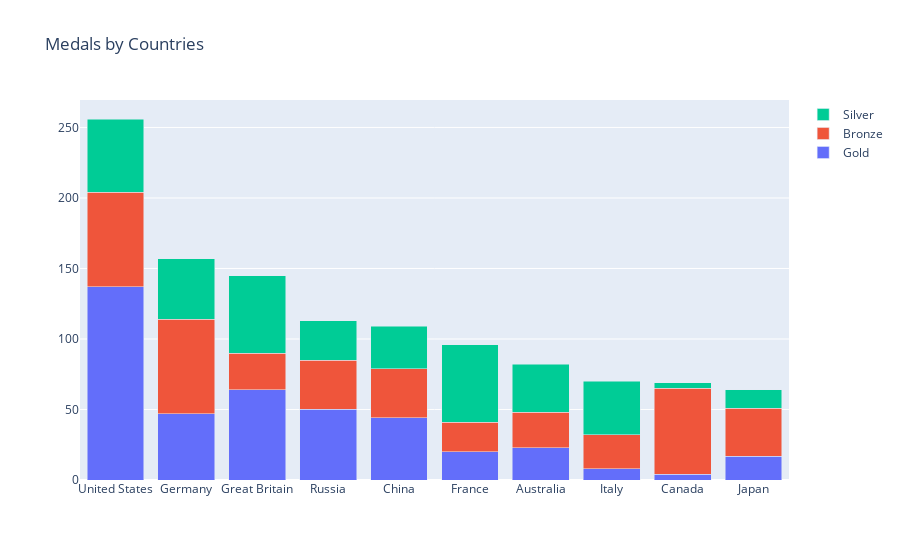

The notebook cell saved with this chart:
### Code cell
import plotly.graph_objects as go
traces = []
for column in ['Gold', 'Bronze', 'Silver']:
    trace = go.Bar(x = medals.index, y = medals[column], name = column)
    traces.append(trace)
layout = go.Layout(title = 'Medals by Countries', barmode = 'stack')
fig = go.Figure(data = traces, layout = layout)
fig.show()

### Figure 1 — Plotly figure (JSON) as saved in the notebook; plotly's stock layout.template omitted (floating-point values rounded to 4 significant figures)
{"data": [{"name": "Gold", "type": "bar", "x": ["United States", "Germany", "Great Britain", "Russia", "China", "France", "Australia", "Italy", "Canada", "Japan"], "y": [137, 47, 64, 50, 44, 20, 23, 8, 4, 17]}, {"name": "Bronze", "type": "bar", "x": ["United States", "Germany", "Great Britain", "Russia", "China", "France", "Australia", "Italy", "Canada", "Japan"], "y": [67, 67, 26, 35, 35, 21, 25, 24, 61, 34]}, {"name": "Silver", "type": "bar", "x": ["United States", "Germany", "Great Britain", "Russia", "China", "France", "Australia", "Italy", "Canada", "Japan"], "y": [52, 43, 55, 28, 30, 55, 34, 38, 4, 13]}], "layout": {"barmode": "stack", "title": {"text": "Medals by Countries"}}}
